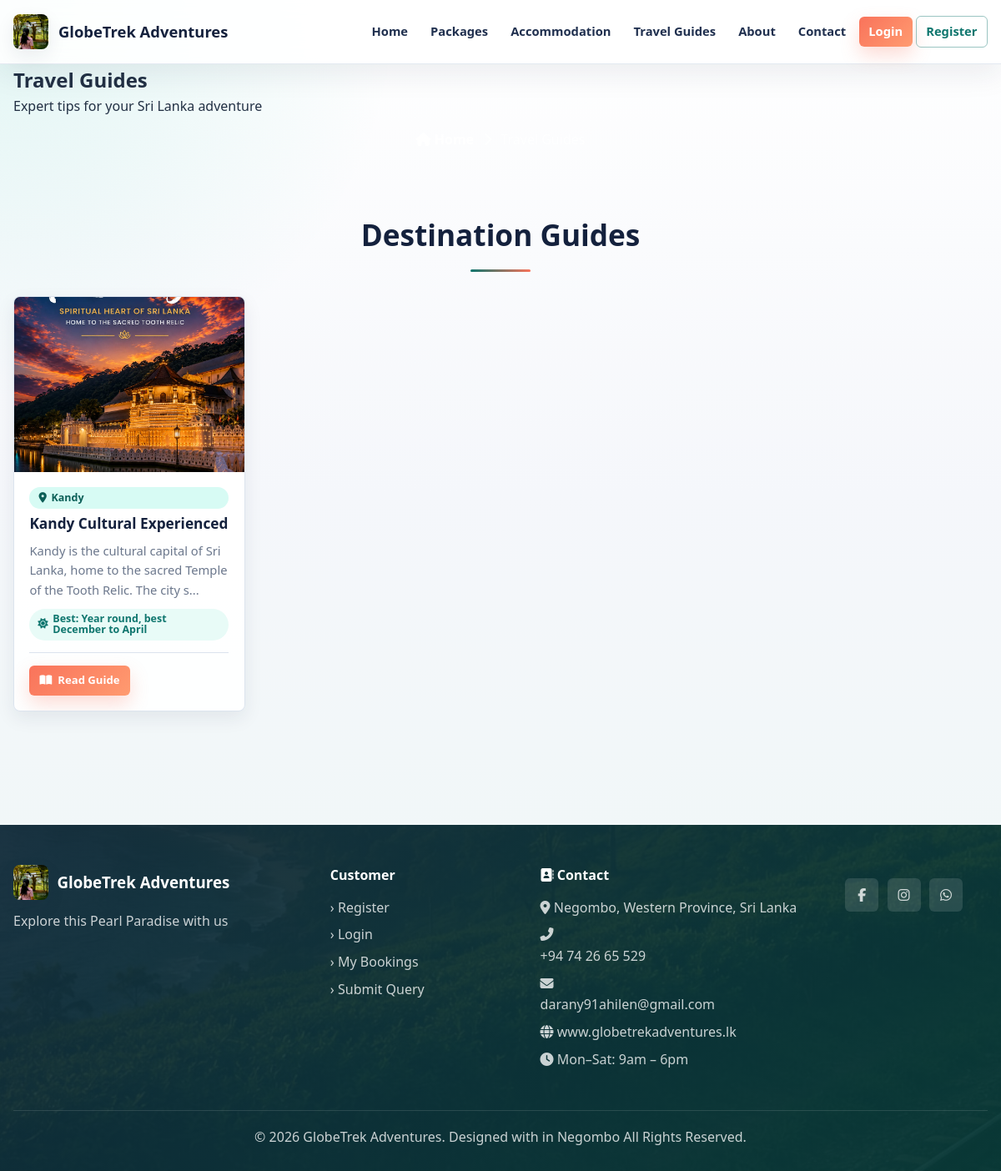
The page /index.php?url=home/guides on the database its author committed.
### tables this page shows
CREATE TABLE `travel_guides` (
  `id` int(11) NOT NULL,
  `title` varchar(200) NOT NULL,
  `destination` varchar(200) NOT NULL,
  `content` text NOT NULL,
  `tips` text DEFAULT NULL,
  `best_time` varchar(100) DEFAULT NULL,
  `status` enum('active','inactive') DEFAULT 'active',
  `created_by` int(11) DEFAULT NULL,
  `created_at` datetime DEFAULT current_timestamp()
);

### controllers/HomeController.php (called while the page is built, shortened)
<?php
class HomeController {
    private $db;
    public function __construct() {
        $database = new Database();
        $this->db = $database->getConnection();
    }
public function guides() {
    $guideModel = new TravelGuide($this->db);
    $guides     = $guideModel->getAllForStaff();
    require_once BASE_PATH . '/views/home/guides.php';
}
}
?>

### config/database.php (called while the page is built, shortened)
<?php
class Database {
    private $host = 'localhost';
    private $dbname = 'globetrek_adv';
    private $username = 'root';
    private $password = '';
    public function getConnection() {
        $this->conn = null;
        try {
            $this->conn = new PDO(
                "mysql:host={$this->host};dbname={$this->dbname};charset=utf8",
                $this->username,
                $this->password
            );
            $this->conn->setAttribute(PDO::ATTR_ERRMODE, PDO::ERRMODE_EXCEPTION);
            $this->conn->setAttribute(PDO::ATTR_DEFAULT_FETCH_MODE, PDO::FETCH_ASSOC);
        } catch(PDOException $e) {
            error_log("Connection Error: " . $e->getMessage());
            die(json_encode(['error' => 'Database connection failed']));
        }
        return $this->conn;
    }
}
?>

### models/TravelGuide.php (called while the page is built, shortened)
<?php
class TravelGuide {
    private $conn;
    private $table = 'travel_guides';
    public function __construct($db) {
        $this->conn = $db;
    }
    public function getAllForStaff() {
    $sql  = "SELECT * FROM {$this->table}
             WHERE status = 'active'
             ORDER BY created_at DESC";
    $stmt = $this->conn->prepare($sql);
    $stmt->execute();
    return $stmt->fetchAll();
}
}
?>

### views/home/guides.php (the view, shortened to what this page needs)
<?php require_once BASE_PATH . '/views/layouts/header.php'; ?>
<section class="page-intro">
    <div class="container page-intro-inner">
        <h1>Travel Guides</h1>
        <p>Expert tips for your Sri Lanka adventure</p>
        <nav class="breadcrumb">
            <a href="http://localhost/globetrek/index.php">
                <i class="fas fa-home"></i> Home
            </a>
            <span><i class="fas fa-chevron-right"></i></span>
            <span>Travel Guides</span>
        </nav>
    </div>
</section>
<section class="section">
    <div class="container">
        <h2 class="section-title">Destination Guides</h2>
        <?php if (!empty($guides)): ?>
        <div class="card-grid">
            <?php foreach ($guides as $guide): ?>
            <?php
                $guideImages = [
                    'kandy' => 'kandy.jpeg',
                    'colombo' => 'colombo.jpeg',
                ];
                $destinationKey = strtolower(trim($guide['destination']));
                $guideImage = $guideImages[$destinationKey] ?? null;
            ?>
            <div class="card">
                <?php if ($guideImage): ?>
                    <img src="http://localhost/globetrek/assets/images/<?= htmlspecialchars($guideImage) ?>"
                         alt="<?= htmlspecialchars($guide['destination']) ?>">
                <?php endif; ?>
                <div class="card-body">
                    <span class="badge">
                        <i class="fas fa-map-marker-alt"></i>
                        <?= htmlspecialchars($guide['destination']) ?>
                    </span>
                    <h3><?= htmlspecialchars($guide['title']) ?></h3>
                    <p>
                        <?= substr(htmlspecialchars($guide['content']),
                                   0, 100) ?>...
                    </p>
                    <div class="card-meta">
                        <span class="meta-item">
                            <i class="fas fa-sun"></i>
                            Best: <?= htmlspecialchars(
                                $guide['best_time'] ?? 'Year round') ?>
                        </span>
                    </div>
                    <div class="card-footer">
                        <a href="http://localhost/globetrek/index.php?url=home/guide_detail/<?= $guide['id'] ?>"
                           class="btn-view">
                            <i class="fas fa-book-open"></i>
                            Read Guide
                        </a>
                    </div>
                </div>
            </div>
            <?php endforeach; ?>
        </div>
        <?php endif; ?>
    </div>
</section>
<?php require_once BASE_PATH . '/views/layouts/footer.php'; ?>

### assets/style.css (style rules this page uses)
*, *::before, *::after { box-sizing: border-box; margin: 0; padding: 0; }
:root { --ink: #14213d; --ink-2: #20304f; --teal: #0f766e; --teal-2: #14b8a6; --coral: #f9735b; --amber: #f4b942; --mint: #e8fbf7; --cloud: #f5f7fb; --paper: #ffffff; --line: #dbe3ee; --text: #223044; --muted: #6b778c; --success: #15803d; --danger: #dc2626; --warning: #d97706; --info: #2563eb; --shadow-sm: 0 8px 22px rgba(20, 33, 61, 0.08); --shadow: 0 18px 45px rgba(20, 33, 61, 0.12); --shadow-lg: 0 26px 70px rgba(20, 33, 61, 0.18); --radius: 8px; --radius-sm: 6px; --ease: 180ms ease; }
html { scroll-behavior: smooth; }
body { min-height: 100vh; background: radial-gradient(circle at top left, rgba(20, 184, 166, 0.12), transparent 30rem), linear-gradient(180deg, #ffffff 0%, var(--cloud) 42%, #edf7f5 100%); color: var(--text); font-family: "Segoe UI", system-ui, -apple-system, BlinkMacSystemFont, Arial, sans-serif; line-height: 1.6; letter-spacing: 0; }
img { max-width: 100%; }
a { color: var(--teal); text-decoration: none; transition: color var(--ease), background var(--ease), transform var(--ease), box-shadow var(--ease); }
.container { width: min(1180px, calc(100% - 32px)); margin: 0 auto; }
.section { padding: 4.5rem 0; animation: pageFade 420ms ease both; }
.section-title { color: var(--ink); font-size: clamp(1.6rem, 2.8vw, 2.4rem); font-weight: 800; text-align: center; margin-bottom: 2.2rem; }
.section-title::after { content: ""; display: block; width: 72px; height: 3px; background: linear-gradient(90deg, var(--teal), var(--coral)); border-radius: 999px; margin: 0.85rem auto 0; }
.btn-nav, .btn-primary, .btn-view, .btn-edit, .btn-featured-on, .btn-featured-off, .btn-danger, .btn-clear, .btn-outline-main, .btn-sm { min-height: 36px; border-radius: var(--radius-sm); border: 0; cursor: pointer; display: inline-flex; align-items: center; justify-content: center; gap: 0.45rem; font-weight: 800; line-height: 1.2; transition: transform var(--ease), box-shadow var(--ease), background var(--ease), color var(--ease), border-color var(--ease); }
.btn-nav, .btn-primary, .btn-view { background: linear-gradient(135deg, var(--coral), #ff9b70); color: #fff !important; box-shadow: 0 10px 22px rgba(249, 115, 91, 0.25); }
.btn-view, .btn-edit, .btn-sm, .btn-danger, .btn-featured-on, .btn-featured-off { padding: 0.45rem 0.75rem; font-size: 0.82rem; }
.breadcrumb { display: flex; justify-content: center; gap: 0.7rem; margin-top: 0.9rem; color: rgba(255, 255, 255, 0.74); }
.breadcrumb a { color: #fff; font-weight: 700; }
.card-grid, .features-grid, .destinations-grid, .amenities-grid { display: grid; gap: 1.2rem; }
.card-grid { grid-template-columns: repeat(auto-fill, minmax(270px, 1fr)); }
.card, .feature, .filter-sidebar, .auth-card, .booking-form, .booking-summary, .payment-form-card, .payment-summary, .confirm-card, .edit-form-card, .package-form, .collapsible, .query-card { background: rgba(255, 255, 255, 0.92); border: 1px solid rgba(219, 227, 238, 0.95); border-radius: var(--radius); box-shadow: var(--shadow-sm); }
.card { overflow: hidden; display: flex; flex-direction: column; animation: riseIn 520ms ease both; }
.card > img { width: 100%; height: 210px; display: block; object-fit: cover; background: #d7e8e5; transition: transform 420ms ease, filter 420ms ease; }
.card-body { flex: 1; display: flex; flex-direction: column; padding: 1.15rem; }
.card-body h3 { color: var(--ink); font-size: 1.08rem; line-height: 1.35; margin: 0.4rem 0 0.55rem; }
.card-body p, .feature p { color: var(--muted); font-size: 0.92rem; }
.card-footer { display: flex; align-items: center; justify-content: space-between; gap: 0.8rem; padding-top: 0.9rem; margin-top: auto; border-top: 1px solid var(--line); }
.card-meta { display: flex; gap: 0.5rem; flex-wrap: wrap; margin: 0.65rem 0 0.9rem; }
.meta-item, .badge, .card-tag, .status-badge, .secure-badge { display: inline-flex; align-items: center; gap: 0.35rem; border-radius: 999px; font-size: 0.78rem; font-weight: 800; line-height: 1; }
.meta-item { color: var(--teal); background: var(--mint); padding: 0.42rem 0.62rem; }
.badge { color: #0b5f57; background: #d7fbf4; padding: 0.42rem 0.7rem; }
.dashboard-main h2, .section-title { font-size: 2.2rem; font-weight: 900; color: var(--ink); margin-bottom: 1.8rem; }

### rows shown on the page
travel_guides: destination "Kandy", title "Kandy Cultural Experienced", content "Kandy is the cultural capital of Sri Lanka, home to the sacred Temple of the Tooth Relic. The city s", best_time "Year round, best December to April"
